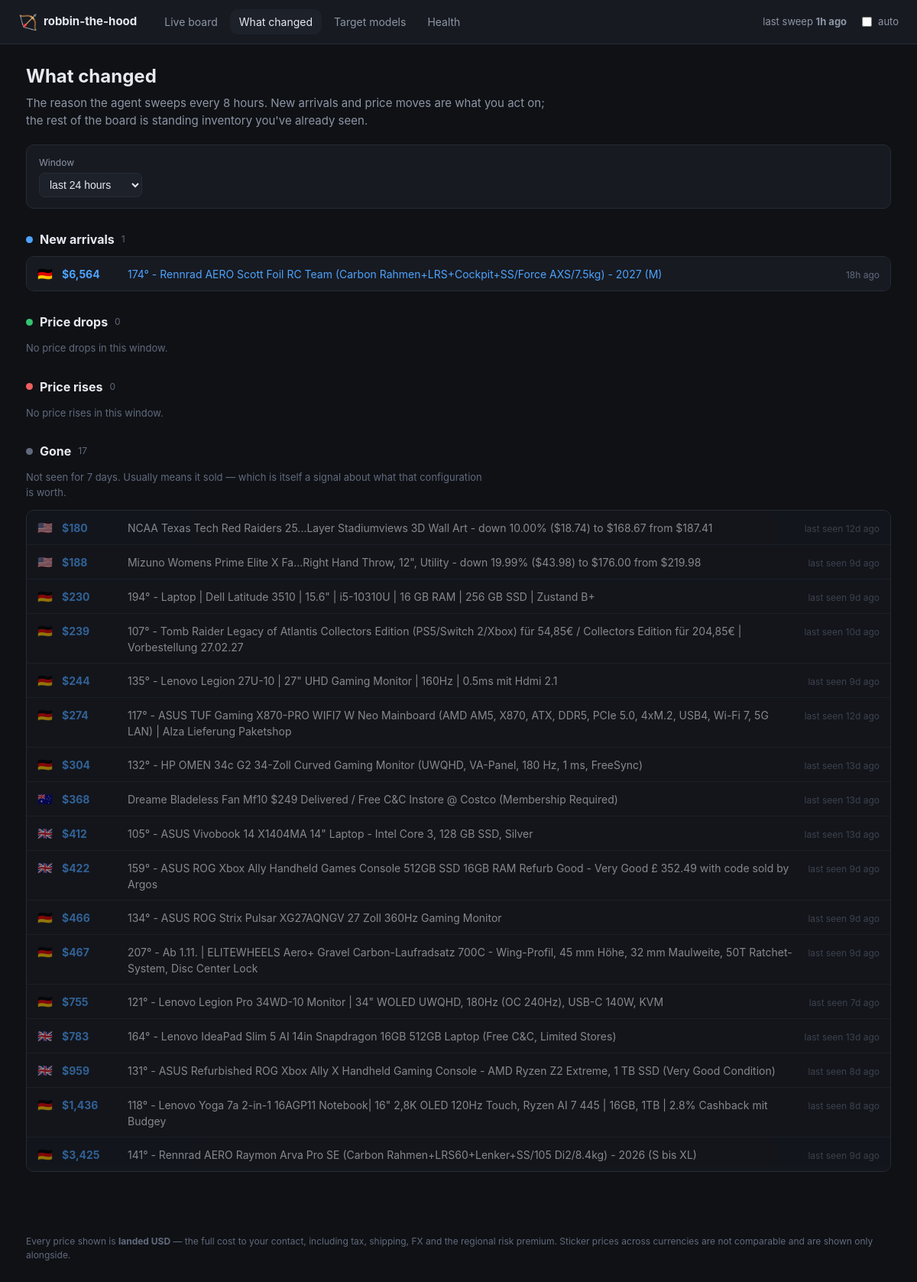
/changes, run on the app's committed database.
### tables this page shows
CREATE TABLE listings (
    fingerprint     TEXT PRIMARY KEY,
    source          TEXT NOT NULL,
    listing_id      TEXT,
    title           TEXT NOT NULL,
    url             TEXT,
    region          TEXT NOT NULL,
    currency        TEXT NOT NULL,
    sticker_local   REAL,
    landed_usd      REAL,
    -- The FX rate is stored per listing so a comparison made weeks from now
    -- against today's record is still honest.
    fx_rate         REAL,
    fx_source       TEXT,
    fx_fetched_at   TEXT,
    score           REAL,
    model_key       TEXT,
    condition       TEXT,
    seller_name     TEXT,
    flags           TEXT,
    reject_reasons  TEXT,
    first_seen      TEXT NOT NULL,
    last_seen       TEXT NOT NULL,
    status          TEXT NOT NULL DEFAULT 'active'
, spec_line TEXT, score_breakdown TEXT, landed_explain TEXT);

### dashboard.py (the view)
@app.route("/changes")
def changes():
    hours = int(request.args.get("hours", 24))
    config = _config()
    with _open() as store:
        data = recent_changes(store, config, hours=hours)
        latest_run = store.latest_run_at()
    return render_template(
        "changes.html", changes=data, hours=hours, latest_run=latest_run,
        now=datetime.now(timezone.utc), active="changes",
        static_export=_static_export(),
    )

### dashboard.py (called while the page is built)
def _open():
    return Store(app.config["DEALS_DB"])

def _static_export() -> bool:
    return bool(app.config.get("STATIC_EXPORT"))

def _config():
    if app.config["DEALS_CONFIG"] is None:
        app.config["DEALS_CONFIG"] = load_config()
    return app.config["DEALS_CONFIG"]

@app.template_filter("money")
def money(value) -> str:
    return "—" if value is None else f"${value:,.0f}"

@app.template_filter("ago")
def ago(moment) -> str:
    if moment is None:
        return "never"
    delta = datetime.now(timezone.utc) - moment
    minutes = int(delta.total_seconds() // 60)
    if minutes < 1:
        return "just now"
    if minutes < 60:
        return f"{minutes}m ago"
    if minutes < 2880:
        return f"{minutes // 60}h ago"
    return f"{minutes // 1440}d ago"

### dealhunter/config.py (called while the page is built)
    def region(self, code: Region) -> RegionConfig:
        try:
            return self.regions[code]
        except KeyError as exc:  # pragma: no cover - config error, fails loudly
            raise KeyError(f"Region {code} is missing from config.yaml") from exc

### dealhunter/store.py (called while the page is built, shortened)
    def __enter__(self) -> "Store":
        return self

    def __exit__(self, *exc_info) -> None:
        self.close()

    def close(self) -> None:
        self.connection.commit()
        try:
            self.connection.execute("PRAGMA wal_checkpoint(TRUNCATE)")
        except sqlite3.Error as exc:  # pragma: no cover - non-fatal
            log.warning("Could not checkpoint the WAL: %s", exc)
        self.connection.close()

    @contextmanager
    def _tx(self):
        try:
            yield self.connection
            self.connection.commit()
        except Exception:
            self.connection.rollback()
            raise

    def _migrate(self) -> None:
        with self._tx() as connection:
            connection.executescript(SCHEMA)
            row = connection.execute("SELECT version FROM schema_version").fetchone()
            if row is None:
                connection.execute(
                    "INSERT INTO schema_version (version) VALUES (?)", (SCHEMA_VERSION,)
                )

    def latest_run_at(self) -> datetime | None:
        row = self.connection.execute(
            "SELECT started_at FROM runs WHERE finished_at IS NOT NULL "
            "ORDER BY id DESC LIMIT 1"
        ).fetchone()
        return datetime.fromisoformat(row["started_at"]) if row else None

### templates/changes.html (shortened to what this page needs)
{% extends "base.html" %}
{% block content %}
<div class="pagehead">
  <h1>What changed</h1>
  <p class="sub">
    The reason the agent sweeps every 8 hours. New arrivals and price moves are
    what you act on; the rest of the board is standing inventory you've already
    seen.
  </p>
</div>
<form class="filters" method="get">
  <label>Window
    <select name="hours" onchange="this.form.submit()">
      <option value="24"  {{ 'selected' if hours == 24 }}>last 24 hours</option>
    </select>
  </label>
</form>
<section class="changeblock">
  <h2><span class="dot new"></span> New arrivals
    <span class="n">{{ changes.new | length }}</span></h2>
  {% if changes.new %}
    <ul class="changes">
      {% for c in changes.new %}
        <li>
          <span class="flagicon">{{ c.region_flag }}</span>
          <span class="amount">{{ c.landed_usd | money }}</span>
          <a href="{{ c.url }}" target="_blank" rel="noopener">{{ c.title }}</a>
          <span class="when"><time datetime="{{ c.when.isoformat() }}">{{ c.when | ago }}</time></span>
        </li>
      {% endfor %}
    </ul>
  {% else %}
    <p class="none">Nothing new in this window.</p>
  {% endif %}
</section>
<section class="changeblock">
  <h2><span class="dot drop"></span> Price drops
    <span class="n">{{ changes.drops | length }}</span></h2>
  {% if changes.drops %}
    <ul class="changes">
      {% for c in changes.drops %}
        <li>
          <span class="flagicon">{{ c.region_flag }}</span>
          <span class="amount">{{ c.landed_usd | money }}</span>
          <span class="delta down">{{ c.delta | signed }} ({{ '%.1f' % c.percent }}%)</span>
          <a href="{{ c.url }}" target="_blank" rel="noopener">{{ c.title }}</a>
          <span class="when"><time datetime="{{ c.when.isoformat() }}">{{ c.when | ago }}</time></span>
        </li>
      {% endfor %}
    </ul>
  {% else %}
    <p class="none">No price drops in this window.</p>
  {% endif %}
</section>
<section class="changeblock">
  <h2><span class="dot rise"></span> Price rises
    <span class="n">{{ changes.rises | length }}</span></h2>
  {% if changes.rises %}
    <ul class="changes">
      {% for c in changes.rises %}
        <li>
          <span class="flagicon">{{ c.region_flag }}</span>
          <span class="amount">{{ c.landed_usd | money }}</span>
          <span class="delta up">{{ c.delta | signed }} ({{ '%.1f' % c.percent }}%)</span>
          <a href="{{ c.url }}" target="_blank" rel="noopener">{{ c.title }}</a>
          <span class="when"><time datetime="{{ c.when.isoformat() }}">{{ c.when | ago }}</time></span>
        </li>
      {% endfor %}
    </ul>
  {% else %}
    <p class="none">No price rises in this window.</p>
  {% endif %}
</section>
<section class="changeblock">
  <h2><span class="dot gone"></span> Gone
    <span class="n">{{ changes.gone | length }}</span></h2>
  <p class="hint">
    Not seen for 7 days. Usually means it sold — which is itself a signal about
    what that configuration is worth.
  </p>
  {% if changes.gone %}
    <ul class="changes">
      {% for c in changes.gone %}
        <li class="faded">
          <span class="flagicon">{{ c.region_flag }}</span>
          <span class="amount">{{ c.landed_usd | money }}</span>
          <span>{{ c.title }}</span>
          <span class="when">last seen <time datetime="{{ c.when.isoformat() }}">{{ c.when | ago }}</time></span>
        </li>
      {% endfor %}
    </ul>
  {% else %}
    <p class="none">Nothing has dropped off recently.</p>
  {% endif %}
</section>
{% endblock %}

### static/style.css (style rules this page uses)
:root { --bg: #0f1115; --panel: #171a21; --panel-2: #1d212a; --line: #262b36; --text: #e6e9ef; --muted: #8d95a5; --dim: #616a7c; --accent: #4da3ff; --good: #35c46f; --warn: #e8b339; --bad: #ef5f5f; --priority: #b98bff; --radius: 10px; }
* { box-sizing: border-box; }
body { margin: 0; background: var(--bg); color: var(--text); font: 15px/1.5 ui-sans-serif, -apple-system, "Segoe UI", Roboto, sans-serif; }
a { color: var(--accent); text-decoration: none; }
.pagehead h1 { margin: 0 0 6px; font-size: 24px; }
.pagehead .sub { margin: 0 0 20px; color: var(--muted); max-width: 74ch; }
.filters { display: flex; flex-wrap: wrap; gap: 14px; align-items: end; background: var(--panel); border: 1px solid var(--line); border-radius: var(--radius); padding: 14px 16px; margin-bottom: 20px; }
.filters label { display: flex; flex-direction: column; gap: 4px; font-size: 12px; color: var(--muted); }
.filters select, .filters input[type="number"] { background: var(--panel-2); color: var(--text); border: 1px solid var(--line); border-radius: 7px; padding: 6px 9px; font-size: 14px; }
.flagicon { font-size: 16px; }
.changeblock { margin: 28px 0; }
.changeblock h2 { font-size: 16px; display: flex; align-items: center; gap: 9px; margin: 0 0 10px; }
.changeblock h2 .n { font-size: 12px; color: var(--dim); font-weight: 400; }
.dot { width: 9px; height: 9px; border-radius: 50%; display: inline-block; }
.dot.new { background: var(--accent); }
.dot.drop { background: var(--good); }
.dot.rise { background: var(--bad); }
.dot.gone { background: var(--dim); }
ul.changes { list-style: none; margin: 0; padding: 0; border: 1px solid var(--line); border-radius: var(--radius); overflow: hidden; }
ul.changes li { display: flex; gap: 12px; align-items: baseline; padding: 10px 14px; background: var(--panel); border-bottom: 1px solid var(--line); font-size: 14px; }
ul.changes li:last-child { border-bottom: 0; }
ul.changes li.faded { opacity: .55; }
ul.changes .amount { font-weight: 700; color: var(--accent); min-width: 74px; }
ul.changes a { flex: 1; }
ul.changes .when { font-size: 12px; color: var(--dim); margin-left: auto; white-space: nowrap; }
.none, .hint { color: var(--dim); font-size: 13px; }
.hint { max-width: 74ch; }

### data on the page
listings: region_flag "🇩🇪", landed_usd "$6,564", title "174° - Rennrad AERO Scott Foil RC Team (Carbon Rahmen+LRS+Cockpit+SS/Force AXS/7.5kg) - 2027 (M)", when|ago "18h ago"
listings: region_flag "🇺🇸", landed_usd "$180", title "NCAA Texas Tech Red Raiders 25...Layer Stadiumviews 3D Wall Art - down 10.00% ($18.74) to $168.67 from $187.41", when|ago "12d ago"
listings: region_flag "🇺🇸", landed_usd "$188", title "Mizuno Womens Prime Elite X Fa...Right Hand Throw, 12\", Utility - down 19.99% ($43.98) to $176.00 from $219.98", when|ago "9d ago"
listings: region_flag "🇩🇪", landed_usd "$230", title "194° - Laptop | Dell Latitude 3510 | 15.6\" | i5-10310U | 16 GB RAM | 256 GB SSD | Zustand B+", when|ago "9d ago"
listings: region_flag "🇩🇪", landed_usd "$239", title "107° - Tomb Raider Legacy of Atlantis Collectors Edition (PS5/Switch 2/Xbox) für 54,85€ / Collectors Edition für 204,85€ | Vorbestellung 27.02.27", when|ago "10d ago"
listings: region_flag "🇩🇪", landed_usd "$244", title "135° - Lenovo Legion 27U-10 | 27\" UHD Gaming Monitor | 160Hz | 0.5ms mit Hdmi 2.1", when|ago "9d ago"
listings: region_flag "🇩🇪", landed_usd "$274", title "117° - ASUS TUF Gaming X870-PRO WIFI7 W Neo Mainboard (AMD AM5, X870, ATX, DDR5, PCIe 5.0, 4xM.2, USB4, Wi-Fi 7, 5G LAN) | Alza Lieferung Paketshop", when|ago "12d ago"
listings: region_flag "🇩🇪", landed_usd "$304", title "132° - HP OMEN 34c G2 34-Zoll Curved Gaming Monitor (UWQHD, VA-Panel, 180 Hz, 1 ms, FreeSync)", when|ago "13d ago"
listings: region_flag "🇦🇺", landed_usd "$368", title "Dreame Bladeless Fan Mf10 $249 Delivered / Free C&C Instore @ Costco (Membership Required)", when|ago "13d ago"
listings: region_flag "🇬🇧", landed_usd "$412", title "105° - ASUS Vivobook 14 X1404MA 14\" Laptop - Intel Core 3, 128 GB SSD, Silver", when|ago "13d ago"
listings: region_flag "🇬🇧", landed_usd "$422", title "159° - ASUS ROG Xbox Ally Handheld Games Console 512GB SSD 16GB RAM Refurb Good - Very Good £ 352.49 with code sold by Argos", when|ago "9d ago"
listings: region_flag "🇩🇪", landed_usd "$466", title "134° - ASUS ROG Strix Pulsar XG27AQNGV 27 Zoll 360Hz Gaming Monitor", when|ago "9d ago"
listings: region_flag "🇩🇪", landed_usd "$467", title "207° - Ab 1.11. | ELITEWHEELS Aero+ Gravel Carbon-Laufradsatz 700C - Wing-Profil, 45 mm Höhe, 32 mm Maulweite, 50T Ratchet-System, Disc Center Lock", when|ago "9d ago"
listings: region_flag "🇩🇪", landed_usd "$755", title "121° - Lenovo Legion Pro 34WD-10 Monitor | 34\" WOLED UWQHD, 180Hz (OC 240Hz), USB-C 140W, KVM", when|ago "7d ago"
listings: region_flag "🇬🇧", landed_usd "$783", title "164° - Lenovo IdeaPad Slim 5 AI 14in Snapdragon 16GB 512GB Laptop (Free C&C, Limited Stores)", when|ago "13d ago"
listings: region_flag "🇬🇧", landed_usd "$959", title "131° - ASUS Refurbished ROG Xbox Ally X Handheld Gaming Console - AMD Ryzen Z2 Extreme, 1 TB SSD (Very Good Condition)", when|ago "8d ago"
listings: region_flag "🇩🇪", landed_usd "$1,436", title "118° - Lenovo Yoga 7a 2-in-1 16AGP11 Notebook| 16\" 2,8K OLED 120Hz Touch, Ryzen AI 7 445 | 16GB, 1TB | 2.8% Cashback mit Budgey", when|ago "8d ago"
listings: region_flag "🇩🇪", landed_usd "$3,425", title "141° - Rennrad AERO Raymon Arva Pro SE (Carbon Rahmen+LRS60+Lenker+SS/105 Di2/8.4kg) - 2026 (S bis XL)", when|ago "9d ago"

### other printed values
{{ latest_run | ago }} "1h ago"
{{ changes.new | length }} "1"
{{ changes.drops | length }} "0"
{{ changes.rises | length }} "0"
{{ changes.gone | length }} "17"
